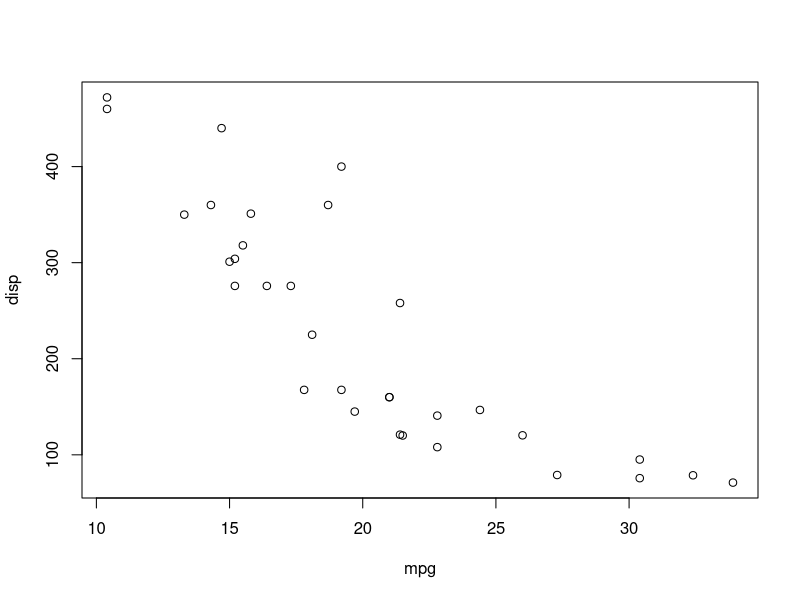
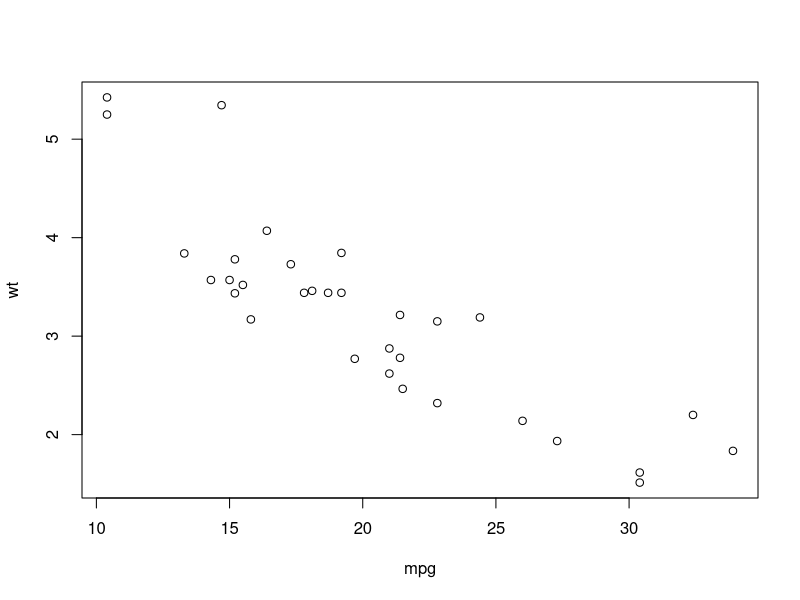
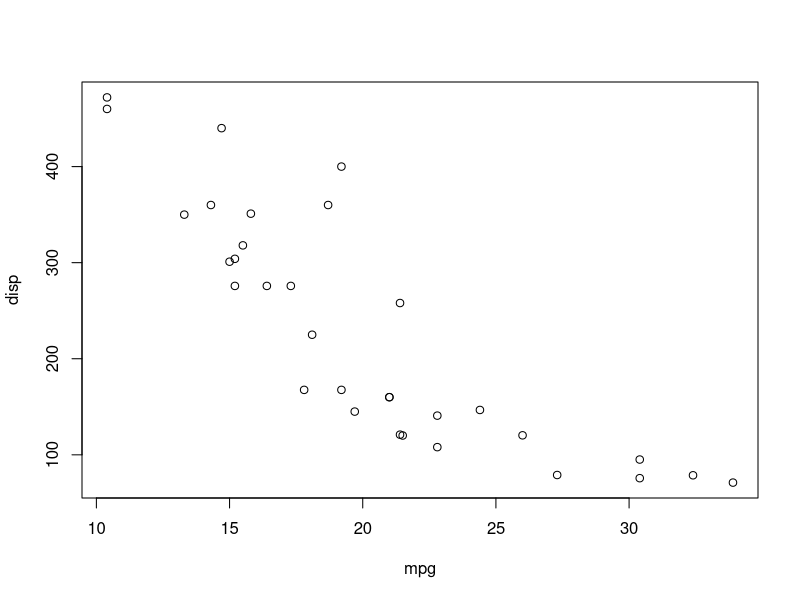
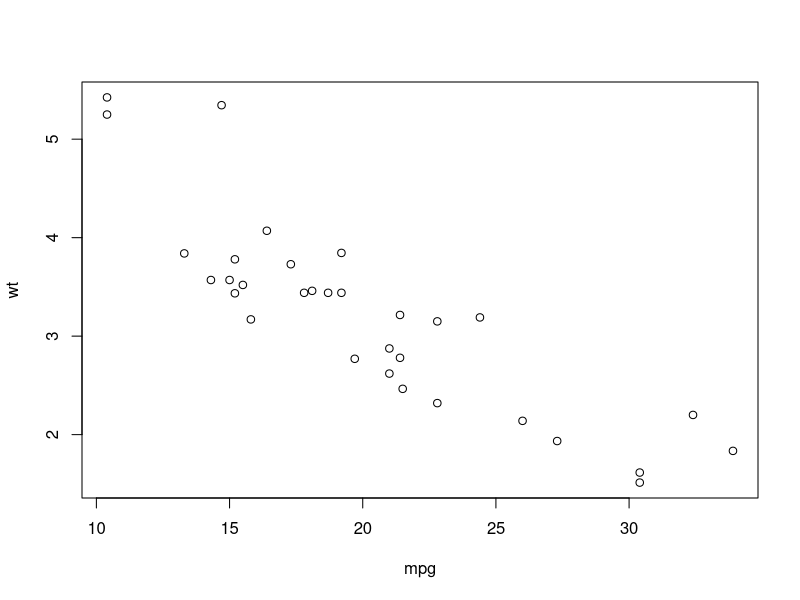

Write the R code that produced these figures, in order.
#
# R in action (2 ed.)
#

# data

# vectors

a <- c(1, 2, 5, 3, 6, -2, 4)
b <- c("one", "two", "three")
c <- c(TRUE, TRUE, TRUE, FALSE, TRUE, FALSE)

a <- c("k", "j", "h", "a", "c", "m")
a[3]
a[c(1, 3, 5)]
a[2:6]

# Matrices
y <- matrix(1:20, nrow=5, ncol=4)
y
cells    <- c(1,26,24,68) 
rnames   <- c("R1", "R2")
cnames   <- c("C1", "C2") 

# byrow
mymatrix <- matrix(cells, 
                   nrow=2, ncol=2, byrow=TRUE,
                   dimnames=list(rnames, cnames))
mymatrix

# bycol
mymatrix <- matrix(cells, 
                   nrow=2, ncol=2, byrow=FALSE, 
                   dimnames=list(rnames, cnames))
mymatrix

# 
x <- matrix(1:10, nrow=2)
x
x[2,]
x[,2]
x[1,4]
x[1, c(4,5)]

# Arrays
dim1 <- c("A1", "A2")
dim2 <- c("B1", "B2", "B3")
dim3 <- c("C1", "C2", "C3", "C4")
z <- array(1:24, c(2, 3, 4), dimnames=list(dim1, dim2, dim3))
z

# Data frames
patientID <- c(1, 2, 3, 4)
age <- c(25, 34, 28, 52)
diabetes <- c("Type1", "Type2", "Type1", "Type1")
status <- c("Poor", "Improved", "Excellent", "Poor")
patientdata <- data.frame(patientID, age, diabetes, status)
patientdata
patientdata[1:2]
patientdata[c("diabetes", "status")]
patientdata$age

# cross-validated
table(patientdata$diabetes, patientdata$status)

# ATTACH, DETACH, AND WITH

attach(mtcars)
  summary(mpg)
  plot(mpg, disp)
  plot(mpg, wt)
detach(mtcars)

with(mtcars, {
  print(summary(mpg))
  plot(mpg, disp)
  plot(mpg, wt)
})

# >> for global env
with(mtcars, {
  nokeepstats <- summary(mpg)
  keepstats <<- summary(mpg)
})
# nokeepstats
keepstats

# case indentifier
patientdata <- data.frame(patientID, age, diabetes, 
                          status, row.names=patientID)

# Factors
diabetes <- c("Type1", "Type2", "Type1", "Type1")
diabetes  <-  factor(diabetes)
diabetes

status <- c("Poor", "Improved", "Excellent", "Poor")
status <- factor(status, ordered=TRUE)
status

# with specified order
status <- factor(status, order=TRUE,  levels=c("Poor", "Improved", "Excellent"))
status

# Lists
g <- "My First List"
h <- c(25, 26, 18, 39)
j <- matrix(1:10, nrow=5)
k <- c("one", "two", "three")
mylist <- list(title=g, ages=h, j, k) 
mylist   
mylist[[2]]
mylist[["ages"]]
